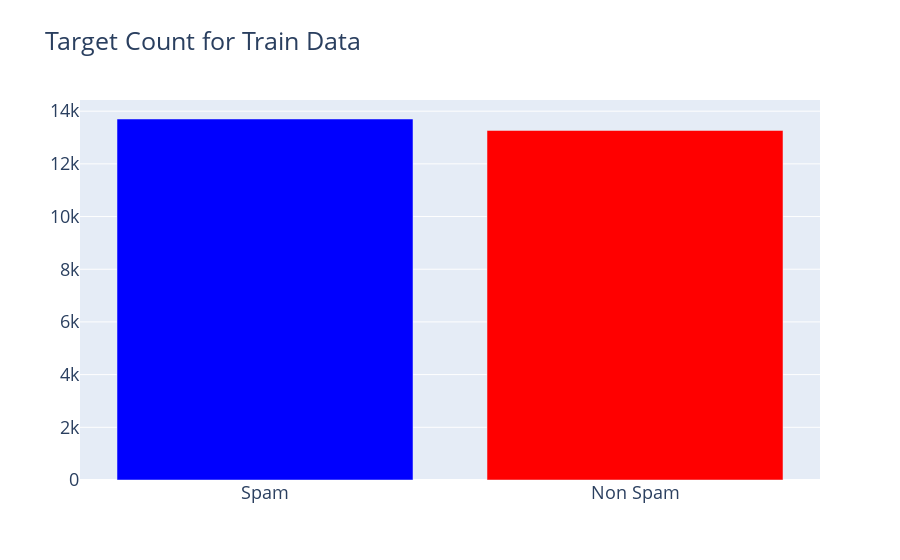
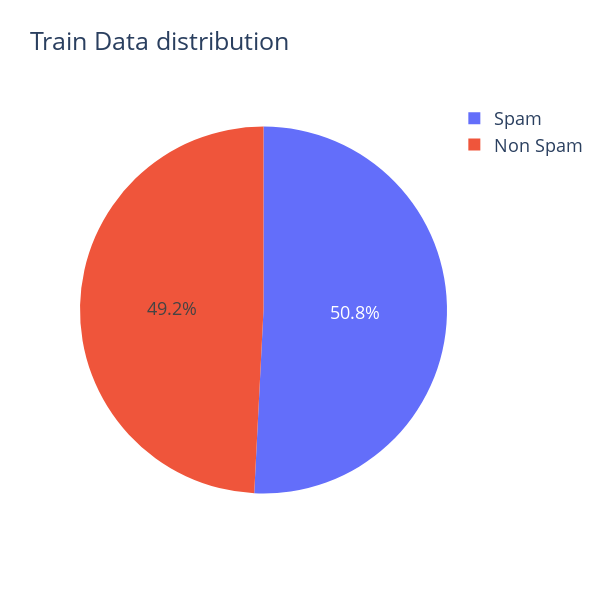

Notebook cell for these charts, in order:
### Code cell
configure_plotly_browser_state()

spam_size = len(spam_train_index)
non_spam_size = len(non_spam_train_index)
total_train_size = spam_size + non_spam_size

trace = go.Bar(
    x=["Spam","Non Spam"],
    y=[spam_size, non_spam_size],
    marker=dict(
        color=[spam_size, non_spam_size],
        colorscale = 'Picnic',
        reversescale = True
    ),
)

layout = go.Layout(
    title='Target Count for Train Data',
    font=dict(size=18)
)

data = [trace]
fig = go.Figure(data=data, layout=layout)
py.iplot(fig, filename="TargetCount")

## target distribution ##
labels = (np.array(["Spam", "Non Spam"]))
sizes = (np.array(([spam_size,non_spam_size]))/total_train_size*100)

trace = go.Pie(labels=labels, values=sizes)
layout = go.Layout(
    title='Train Data distribution',
    font=dict(size=18),
    width=600,
    height=600,
)
data = [trace]
fig = go.Figure(data=data, layout=layout)
py.iplot(fig, filename="usertype")

### Figure 1 — Plotly figure (JSON) as saved in the notebook; plotly's stock layout.template omitted (floating-point values rounded to 4 significant figures)
{"data": [{"marker": {"color": [13703, 13269], "colorscale": [[0, "rgb(0,0,255)"], [0.1, "rgb(51,153,255)"], [0.2, "rgb(102,204,255)"], [0.3, "rgb(153,204,255)"], [0.4, "rgb(204,204,255)"], [0.5, "rgb(255,255,255)"], [0.6, "rgb(255,204,255)"], [0.7, "rgb(255,153,255)"], [0.8, "rgb(255,102,204)"], [0.9, "rgb(255,102,102)"], [1, "rgb(255,0,0)"]], "reversescale": true}, "type": "bar", "x": ["Spam", "Non Spam"], "y": [13703, 13269]}], "layout": {"font": {"size": 18}, "title": {"text": "Target Count for Train Data"}}}

### Figure 2 — Plotly figure (JSON) as saved in the notebook; plotly's stock layout.template omitted (floating-point values rounded to 4 significant figures)
{"data": [{"labels": ["Spam", "Non Spam"], "type": "pie", "values": [50.8, 49.2]}], "layout": {"font": {"size": 18}, "height": 600, "title": {"text": "Train Data distribution"}, "width": 600}}
